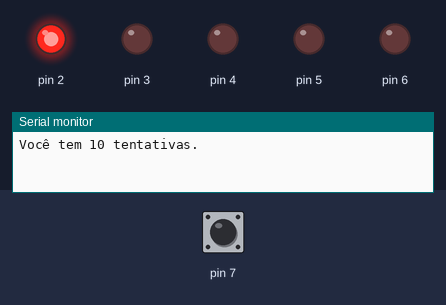
Simulated run of this sketch. Board: Arduino Uno, built with avr-gcc and run on an emulated ATmega328P. Shown: output pins drawn as LEDs (lit = HIGH), the last lines printed to the serial monitor. Inputs (shaded band) come from the test bench; at power-on: pin 7 HIGH.

Above: at 0.1 s.
At 4.8 s:
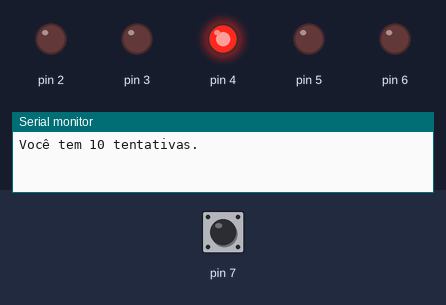
4.9 s: pin 7 pulled LOW for 2.2 s
At 6.8 s:
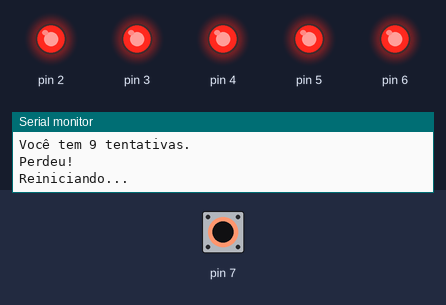
Timing chart, 0 to 26.5 s (numbered marks = the images above; inputs shaded):
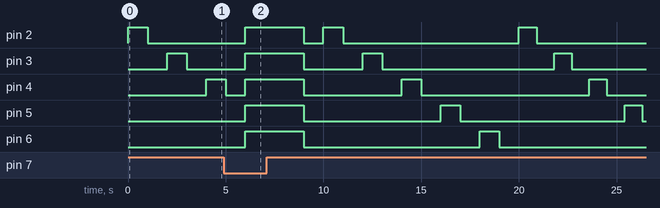

The sketch:

main.ino
```cpp
void setup() {
  Serial.begin(9600);
  pinMode(2, OUTPUT);
  pinMode(3, OUTPUT);
  pinMode(4, OUTPUT);
  pinMode(5, OUTPUT);
  pinMode(6, OUTPUT);
  pinMode(7, INPUT_PULLUP);


}

void loop() {
  //DECLARAÇÕES
  int i;
  int Timer = 1000;
  int flag = 0;
  int qtdAcertos = 0;

  Serial.print("Você tem ");
  Serial.print(Timer/100);
  Serial.print(" tentativas.\n");
  //LOOP PRINCIPAL
    while(Timer >= 100 && flag == 0 && qtdAcertos != 5){


      for(i = 2; i < 7; i++){

      digitalWrite(i, HIGH);


      if(i == 4 && digitalRead(7) == LOW){

        qtdAcertos++;
        Serial.print("Acertou! ");
        Serial.print(qtdAcertos);
        Serial.print("/5\n");

        if(qtdAcertos == 5){
          digitalWrite(4, LOW);
          break;
        }
      }
      else if(i != 4 && digitalRead(7) == LOW){
        for(i = 2; i < 7; i++){

        digitalWrite(i, HIGH);
        }
        flag = 1;
        break;
      }
      delay(Timer);
      if(flag == 0){

        digitalWrite(i, LOW);
        delay(Timer);

      }

    }
    if(qtdAcertos != 5) {

    Timer = Timer - 100;
    Serial.print("Você tem ");
    Serial.print(Timer/100);
    Serial.print(" tentativas.\n");
    }

  }

  //RECOMEÇANDO O PROGRAMA
  if(flag == 0 && Timer != 0){
    Serial.println("Ganhou!");
  }
  else{
    Serial.println("Perdeu!");
  }
  Serial.println("Reiniciando...");
  delay(3000);
  for(i = 2; i < 7; i++){

    digitalWrite(i, LOW);

  }
  Serial.println("-x-");
  delay(1000);


}
```
